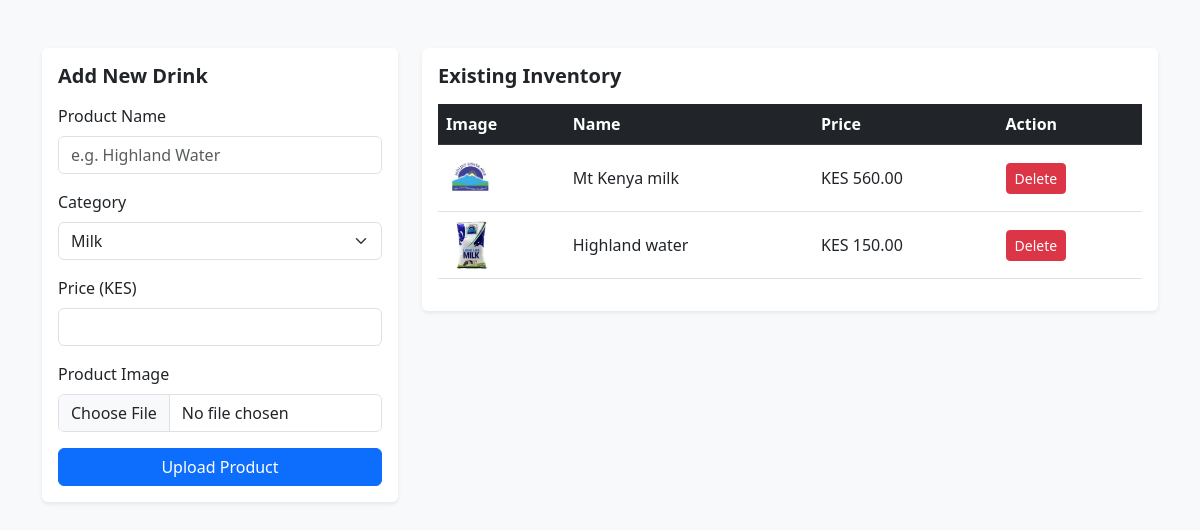
Screenshot of /add_product.php with the database file from the repository.
### tables this page shows
CREATE TABLE `products` (
  `id` int(11) NOT NULL,
  `name` varchar(255) NOT NULL,
  `price` decimal(10,2) NOT NULL,
  `image` varchar(255) DEFAULT NULL,
  `description` text DEFAULT NULL,
  `category` enum('Milk','Water','Drink') NOT NULL,
  `stock_status` enum('In Stock','Out of Stock') DEFAULT 'In Stock'
);

### add_product.php (the view, shortened to what this page needs)
<?php
include 'db_config.php';
?>
<!DOCTYPE html>
<html lang="en">
<head>
    <link href="https://cdn.jsdelivr.net/npm/bootstrap@5.3.0/dist/css/bootstrap.min.css" rel="stylesheet">
</head>
<body class="bg-light">
<div class="container py-5">
    <div class="row">
        <div class="col-lg-4">
            <div class="card shadow-sm border-0 mb-4">
                <div class="card-body">
                    <h5 class="fw-bold mb-3">Add New Drink</h5>
                    <form action="" method="POST" enctype="multipart/form-data" id="productForm">
                        <div class="mb-3">
                            <label class="form-label">Product Name</label>
                            <input type="text" name="name" class="form-control" placeholder="e.g. Highland Water" required>
                        </div>
                        <div class="mb-3">
                            <label class="form-label">Category</label>
                            <select name="category" class="form-select">
                                <option value="Milk">Milk</option>
                            </select>
                        </div>
                        <div class="mb-3">
                            <label class="form-label">Price (KES)</label>
                            <input type="number" name="price" class="form-control" required>
                        </div>
                        <div class="mb-3">
                            <label class="form-label">Product Image</label>
                            <input type="file" name="image" class="form-control" id="imgInput" accept="image/*" required>
                        </div>
                        <button type="submit" name="add_product" class="btn btn-primary w-100">Upload Product</button>
                    </form>
                </div>
            </div>
        </div>
        <div class="col-lg-8">
            <div class="card shadow-sm border-0">
                <div class="card-body">
                    <h5 class="fw-bold mb-3">Existing Inventory</h5>
                    <div class="table-responsive">
                        <table class="table align-middle">
                            <thead class="table-dark">
                                <tr>
                                    <th>Image</th>
                                    <th>Name</th>
                                    <th>Price</th>
                                    <th>Action</th>
                                </tr>
                            </thead>
                            <tbody>
                                <?php
                                $query = mysqli_query($conn, "SELECT * FROM products ORDER BY id DESC");
                                while ($row = mysqli_fetch_assoc($query)) {
                                    echo "<tr>
                                        <td><img src='uploads/{$row['image']}' width='50'></td>
                                        <td>{$row['name']}</td>
                                        <td>KES {$row['price']}</td>
                                        <td>
                                            <a href='?delete={$row['id']}' class='btn btn-sm btn-danger' onclick='return confirmDelete()'>Delete</a>
                                        </td>
                                    </tr>";
                                }
                                ?>
                            </tbody>
                        </table>
                    </div>
                </div>
            </div>
        </div>
    </div>
</div>
</body>
</html>

### rows the page displays
products: image (picture), name "Mt Kenya milk", price "560.00"
products: image (picture), name "Highland water", price "150.00"
